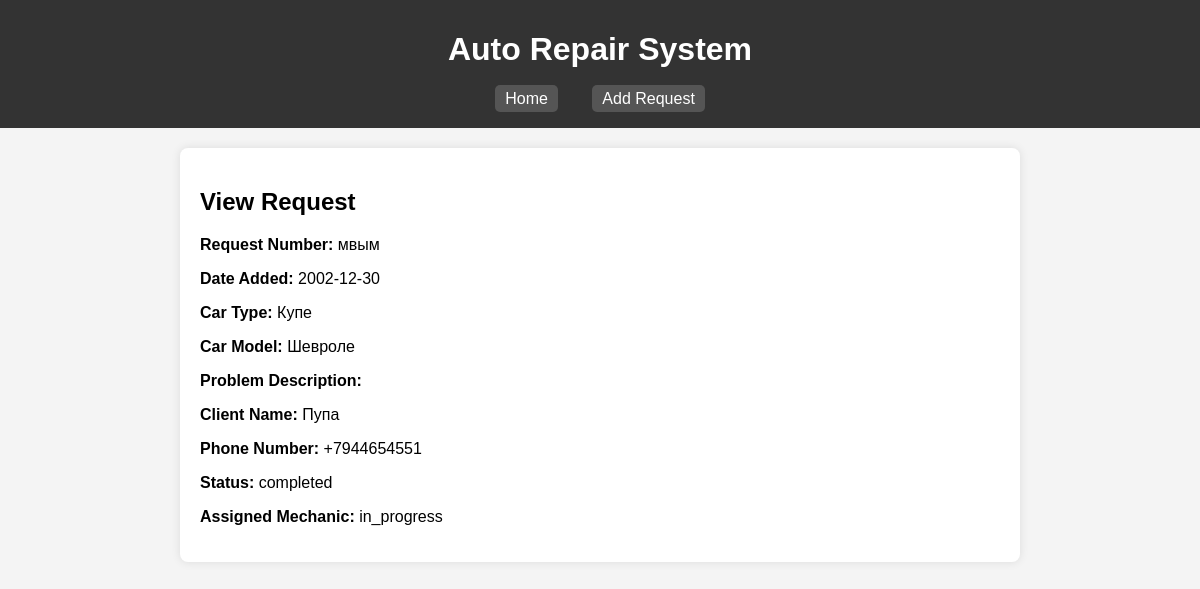
Screenshot of /view/1 with the database file from the repository.
### tables this page shows
CREATE TABLE requests (
    id INTEGER PRIMARY KEY AUTOINCREMENT,
    request_number TEXT NOT NULL,
    date_added TEXT NOT NULL,
    car_type TEXT NOT NULL,
    car_model TEXT NOT NULL,
    problem_description TEXT,
    client_name TEXT NOT NULL,
    phone_number TEXT NOT NULL,
    status TEXT NOT NULL,
    assigned_mechanic TEXT
);

### app.py (the view)
@app.route('/view/<int:request_id>')
def view_request(request_id):
    conn = get_db_connection()
    request_data = conn.execute('SELECT * FROM requests WHERE id = ?', (request_id,)).fetchone()
    conn.close()
    return render_template('view_request.html', request=request_data)

### app.py (called while the page is built)
def get_db_connection():
    conn = sqlite3.connect('auto_repair.db')
    conn.row_factory = sqlite3.Row
    return conn

### templates/view_request.html
{% extends "base.html" %}
{% block content %}
<h2>View Request</h2>
<p><strong>Request Number:</strong> {{ request[1] }}</p>
<p><strong>Date Added:</strong> {{ request[2] }}</p>
<p><strong>Car Type:</strong> {{ request[3] }}</p>
<p><strong>Car Model:</strong> {{ request[4] }}</p>
<p><strong>Problem Description:</strong> {{ request[5] }}</p>
<p><strong>Client Name:</strong> {{ request[6] }}</p>
<p><strong>Phone Number:</strong> {{ request[7] }}</p>
<p><strong>Status:</strong> {{ request[8] }}</p>
<p><strong>Assigned Mechanic:</strong> {{ request[9] }}</p>
{% endblock %}

### static/styles.css (style rules this page uses)
body { font-family: Arial, sans-serif; background-color: #f4f4f4; margin: 0; padding: 0; }

### rows the page displays
requests: request_number "мвым", date_added "2002-12-30", car_type "Купе", car_model "Шевроле", client_name "Пупа", phone_number "+7944654551", status "completed", assigned_mechanic "in_progress"
